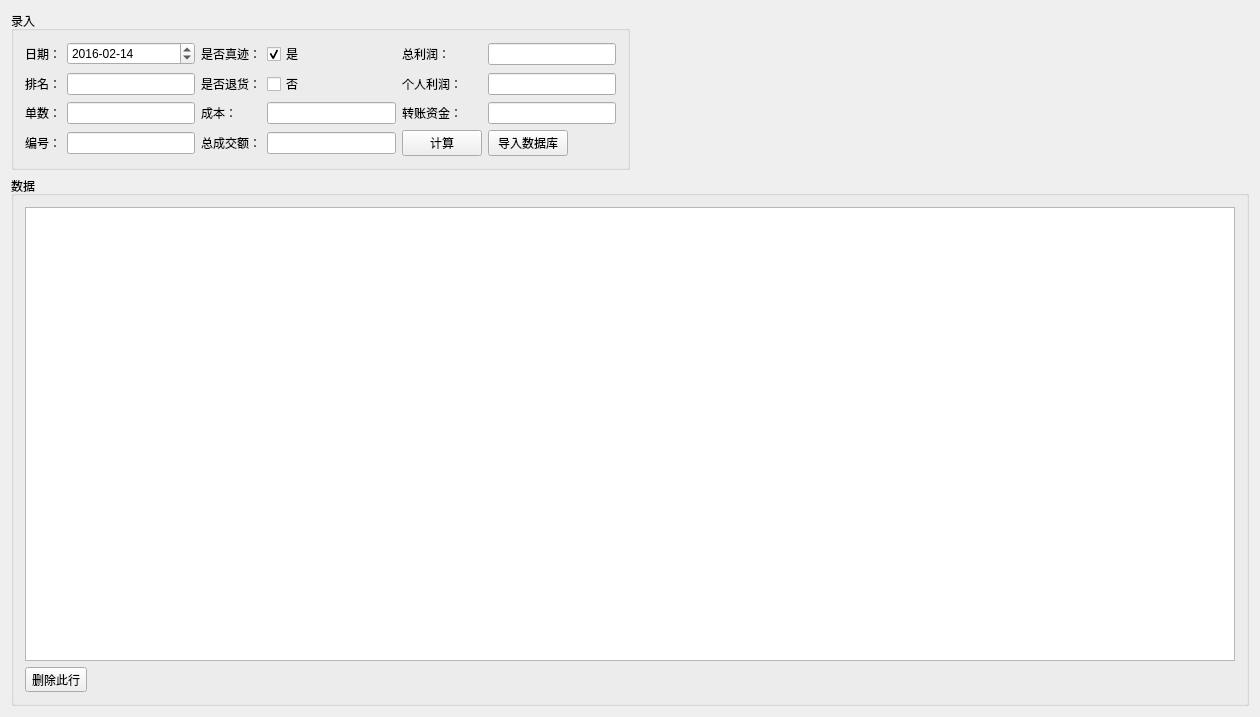
<?xml version="1.0" encoding="UTF-8"?>
<ui version="4.0">
 <class>BillWidget</class>
 <widget class="QWidget" name="BillWidget">
  <property name="geometry">
   <rect>
    <x>0</x>
    <y>0</y>
    <width>1260</width>
    <height>717</height>
   </rect>
  </property>
  <property name="windowTitle">
   <string>BillWidget</string>
  </property>
  <layout class="QVBoxLayout" name="verticalLayout_2">
   <item>
    <layout class="QVBoxLayout" name="verticalLayout">
     <property name="sizeConstraint">
      <enum>QLayout::SetMinAndMaxSize</enum>
     </property>
     <item>
      <layout class="QHBoxLayout" name="horizontalLayout_4">
       <item>
        <layout class="QGridLayout" name="gridLayout">
         <item row="0" column="0">
          <widget class="QGroupBox" name="groupBox">
           <property name="title">
            <string>录入</string>
           </property>
           <layout class="QGridLayout" name="gridLayout_3">
            <item row="3" column="0">
             <widget class="QLabel" name="label_7">
              <property name="text">
               <string>单数：</string>
              </property>
             </widget>
            </item>
            <item row="2" column="4">
             <widget class="QLabel" name="label_8">
              <property name="text">
               <string>个人利润：</string>
              </property>
             </widget>
            </item>
            <item row="3" column="1">
             <widget class="QLineEdit" name="billCount">
              <property name="text">
               <string/>
              </property>
              <property name="clearButtonEnabled">
               <bool>true</bool>
              </property>
             </widget>
            </item>
            <item row="0" column="0">
             <widget class="QLabel" name="label_10">
              <property name="text">
               <string>日期：</string>
              </property>
             </widget>
            </item>
            <item row="0" column="4">
             <widget class="QLabel" name="label_6">
              <property name="styleSheet">
               <string notr="true"/>
              </property>
              <property name="text">
               <string>总利润：</string>
              </property>
             </widget>
            </item>
            <item row="0" column="2">
             <widget class="QLabel" name="label_9">
              <property name="text">
               <string>是否真迹：</string>
              </property>
             </widget>
            </item>
            <item row="2" column="5">
             <widget class="QLineEdit" name="personalProfit">
              <property name="readOnly">
               <bool>false</bool>
              </property>
              <property name="clearButtonEnabled">
               <bool>true</bool>
              </property>
             </widget>
            </item>
            <item row="3" column="5">
             <widget class="QLineEdit" name="fundsTransfer">
              <property name="readOnly">
               <bool>false</bool>
              </property>
              <property name="clearButtonEnabled">
               <bool>true</bool>
              </property>
             </widget>
            </item>
            <item row="2" column="0">
             <widget class="QLabel" name="label">
              <property name="text">
               <string>排名：</string>
              </property>
             </widget>
            </item>
            <item row="4" column="5">
             <layout class="QHBoxLayout" name="horizontalLayout_2">
              <item>
               <widget class="QPushButton" name="importBtn">
                <property name="text">
                 <string>导入数据库</string>
                </property>
               </widget>
              </item>
              <item>
               <spacer name="horizontalSpacer_2">
                <property name="orientation">
                 <enum>Qt::Horizontal</enum>
                </property>
                <property name="sizeHint" stdset="0">
                 <size>
                  <width>40</width>
                  <height>20</height>
                 </size>
                </property>
               </spacer>
              </item>
             </layout>
            </item>
            <item row="0" column="5">
             <widget class="QLineEdit" name="totalProfit">
              <property name="readOnly">
               <bool>false</bool>
              </property>
              <property name="clearButtonEnabled">
               <bool>true</bool>
              </property>
             </widget>
            </item>
            <item row="2" column="1">
             <widget class="QLineEdit" name="ranking">
              <property name="text">
               <string/>
              </property>
              <property name="clearButtonEnabled">
               <bool>true</bool>
              </property>
             </widget>
            </item>
            <item row="0" column="3">
             <widget class="QCheckBox" name="relics">
              <property name="text">
               <string>是</string>
              </property>
              <property name="checked">
               <bool>true</bool>
              </property>
             </widget>
            </item>
            <item row="3" column="4">
             <widget class="QLabel" name="label_5">
              <property name="text">
               <string>转账资金：</string>
              </property>
             </widget>
            </item>
            <item row="4" column="0">
             <widget class="QLabel" name="label_2">
              <property name="text">
               <string>编号：</string>
              </property>
             </widget>
            </item>
            <item row="4" column="1">
             <widget class="QLineEdit" name="name">
              <property name="text">
               <string/>
              </property>
              <property name="clearButtonEnabled">
               <bool>true</bool>
              </property>
             </widget>
            </item>
            <item row="0" column="1">
             <widget class="QDateEdit" name="dateEdit">
              <property name="dateTime">
               <datetime>
                <hour>0</hour>
                <minute>0</minute>
                <second>0</second>
                <year>2016</year>
                <month>2</month>
                <day>14</day>
               </datetime>
              </property>
              <property name="displayFormat">
               <string>yyyy-MM-dd</string>
              </property>
             </widget>
            </item>
            <item row="4" column="4">
             <widget class="QPushButton" name="calculateBtn">
              <property name="text">
               <string>计算</string>
              </property>
             </widget>
            </item>
            <item row="4" column="2">
             <widget class="QLabel" name="label_4">
              <property name="text">
               <string>总成交额：</string>
              </property>
             </widget>
            </item>
            <item row="4" column="3">
             <widget class="QLineEdit" name="totalTurnover">
              <property name="text">
               <string/>
              </property>
              <property name="clearButtonEnabled">
               <bool>true</bool>
              </property>
             </widget>
            </item>
            <item row="3" column="3">
             <widget class="QLineEdit" name="costPrice">
              <property name="text">
               <string/>
              </property>
              <property name="placeholderText">
               <string/>
              </property>
              <property name="clearButtonEnabled">
               <bool>true</bool>
              </property>
             </widget>
            </item>
            <item row="3" column="2">
             <widget class="QLabel" name="label_3">
              <property name="text">
               <string>成本：</string>
              </property>
             </widget>
            </item>
            <item row="2" column="2">
             <widget class="QLabel" name="label_11">
              <property name="text">
               <string>是否退货：</string>
              </property>
             </widget>
            </item>
            <item row="2" column="3">
             <widget class="QCheckBox" name="reject">
              <property name="text">
               <string>否</string>
              </property>
              <property name="checked">
               <bool>false</bool>
              </property>
             </widget>
            </item>
           </layout>
          </widget>
         </item>
        </layout>
       </item>
       <item>
        <spacer name="horizontalSpacer_4">
         <property name="orientation">
          <enum>Qt::Horizontal</enum>
         </property>
         <property name="sizeHint" stdset="0">
          <size>
           <width>40</width>
           <height>20</height>
          </size>
         </property>
        </spacer>
       </item>
      </layout>
     </item>
     <item>
      <widget class="QGroupBox" name="groupBox_2">
       <property name="title">
        <string>数据</string>
       </property>
       <layout class="QVBoxLayout" name="verticalLayout_3">
        <item>
         <layout class="QHBoxLayout" name="horizontalLayout_5">
          <item>
           <widget class="TableView" name="tableView">
            <property name="minimumSize">
             <size>
              <width>1050</width>
              <height>300</height>
             </size>
            </property>
            <property name="sizeAdjustPolicy">
             <enum>QAbstractScrollArea::AdjustIgnored</enum>
            </property>
            <property name="editTriggers">
             <set>QAbstractItemView::NoEditTriggers</set>
            </property>
            <property name="selectionMode">
             <enum>QAbstractItemView::SingleSelection</enum>
            </property>
            <property name="selectionBehavior">
             <enum>QAbstractItemView::SelectRows</enum>
            </property>
           </widget>
          </item>
         </layout>
        </item>
        <item>
         <layout class="QHBoxLayout" name="horizontalLayout">
          <item>
           <widget class="QToolButton" name="deleteBtn">
            <property name="text">
             <string>删除此行</string>
            </property>
            <property name="icon">
             <iconset resource="account.qrc">
              <normaloff>:/Account/Resources/Entypo_e729(0)_64.png</normaloff>:/Account/Resources/Entypo_e729(0)_64.png</iconset>
            </property>
            <property name="iconSize">
             <size>
              <width>32</width>
              <height>32</height>
             </size>
            </property>
            <property name="toolButtonStyle">
             <enum>Qt::ToolButtonTextBesideIcon</enum>
            </property>
           </widget>
          </item>
          <item>
           <spacer name="horizontalSpacer">
            <property name="orientation">
             <enum>Qt::Horizontal</enum>
            </property>
            <property name="sizeHint" stdset="0">
             <size>
              <width>40</width>
              <height>20</height>
             </size>
            </property>
           </spacer>
          </item>
         </layout>
        </item>
       </layout>
      </widget>
     </item>
    </layout>
   </item>
  </layout>
 </widget>
 <layoutdefault spacing="6" margin="11"/>
 <customwidgets>
  <customwidget>
   <class>TableView</class>
   <extends>QTableView</extends>
   <header>tableview.h</header>
  </customwidget>
 </customwidgets>
 <tabstops>
  <tabstop>dateEdit</tabstop>
  <tabstop>ranking</tabstop>
  <tabstop>billCount</tabstop>
  <tabstop>name</tabstop>
  <tabstop>relics</tabstop>
  <tabstop>totalProfit</tabstop>
  <tabstop>personalProfit</tabstop>
  <tabstop>fundsTransfer</tabstop>
  <tabstop>importBtn</tabstop>
  <tabstop>deleteBtn</tabstop>
 </tabstops>
 <resources>
  <include location="account.qrc"/>
 </resources>
 <connections/>
</ui>
